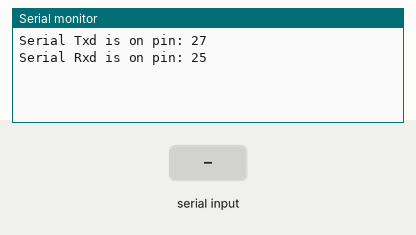
Bench run of a sketch on a simulated ESP32. Parts: the last lines printed to the serial monitor. The inputs (shaded band) are chosen by the test bench.

Above: at 1.2 s.
1.3 s: "1" received over the second serial link
At 2.3 s:
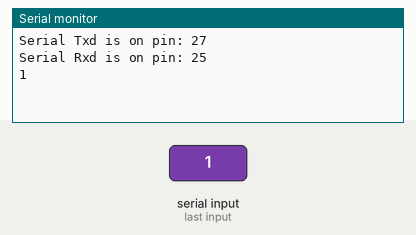
2.8 s: "0" received over the second serial link
At 3.4 s:
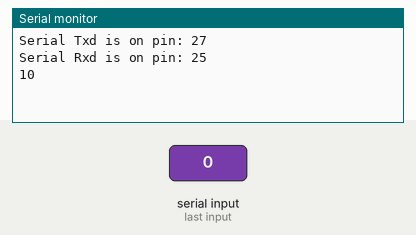

The sketch:

Pic_Communication.ino
```cpp
/*
 * There are three serial ports on the ESP known as U0UXD, U1UXD and U2UXD.
 *
 * U0UXD is used to communicate with the ESP32 for programming and during reset/boot.
 * U1UXD is unused and can be used for your projects. Some boards use this port for SPI Flash access though
 * U2UXD is unused and can be used for your projects.
 *
*/


//#define RXD1 3
//#define TXD1 1

#define RXD2 25
#define TXD2 27

void setup() {
  // Note the format for setting a serial port is as follows: Serial2.begin(baud-rate, protocol, RX pin, TX pin);
  Serial.begin(9600);
  //Serial1.begin(9600, SERIAL_8N1, RXD1, TXD1);
  //Serial.println("Serial Txd is on pin: "+String(TXD1));
  //Serial.println("Serial Rxd is on pin: "+String(RXD1));
  Serial2.begin(9600);
  //Serial2.begin(9600, SERIAL_8N1, RXD2, TXD2);
  Serial.println("Serial Txd is on pin: "+String(TXD2));
  Serial.println("Serial Rxd is on pin: "+String(RXD2));
}

void loop() { //Choose Serial1 or Serial2 as required
 /*
 if (Serial1.available()) {
    Serial.print(char(Serial1.read()));
  }
 if(Serial.available()) {
    Serial1.write(char(Serial.read()));
  }
  */

  if (Serial2.available()) {
    Serial.print(char(Serial2.read()));
  }
 if(Serial.available()) {
    Serial2.write(char(Serial.read()));
  }

}
```

Measured:
- after the input at 1.3 s, the serial monitor: prints a new line at once (image 1)
- after the input at 2.8 s, the serial monitor: prints a new line at once (image 2)
